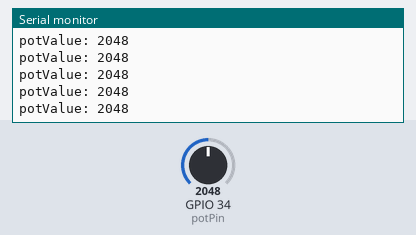
Recording of a sketch running on a simulated ESP32. Parts: the last lines printed to the serial monitor. The inputs (shaded band) are chosen by the test bench; at power-on: GPIO 34 (potPin) = 2048.

Above: at 2.2 s.
2.3 s: GPIO 34 (potPin) set to 2866
At 2.32 s:
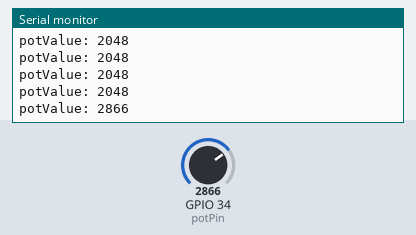
3.8 s: GPIO 34 (potPin) set to 3603
At 3.83 s:
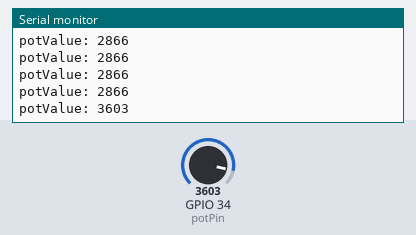
Timing chart, 0 to 6.8 s (numbered marks = the images above; inputs shaded):
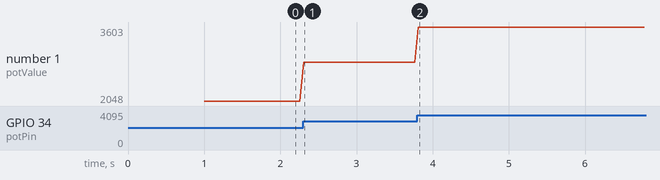

The sketch:

3_ADC.ino
```cpp
// Potentiometer is connected to GPIO 34 (Analog ADC1_CH6)
const int potPin = 34;

// variable for storing the potentiometer value
int potValue = 0;

void setup() {
  Serial.begin(115200);
  delay(1000);
}

void loop() {
  // Reading potentiometer value
  potValue = analogRead(potPin);
  Serial.print("potValue: ");
  Serial.println(potValue);
  delay(50);
}
```

Measured:
- after the input at 2.3 s, the serial monitor: prints a new line at once (image 1)
- after the input at 3.8 s, the serial monitor: prints a new line at once (image 2)
- plotted number 1: 2048 → 2866 after the input at 2.3 s, 2866 → 3603 after the input at 3.8 s
